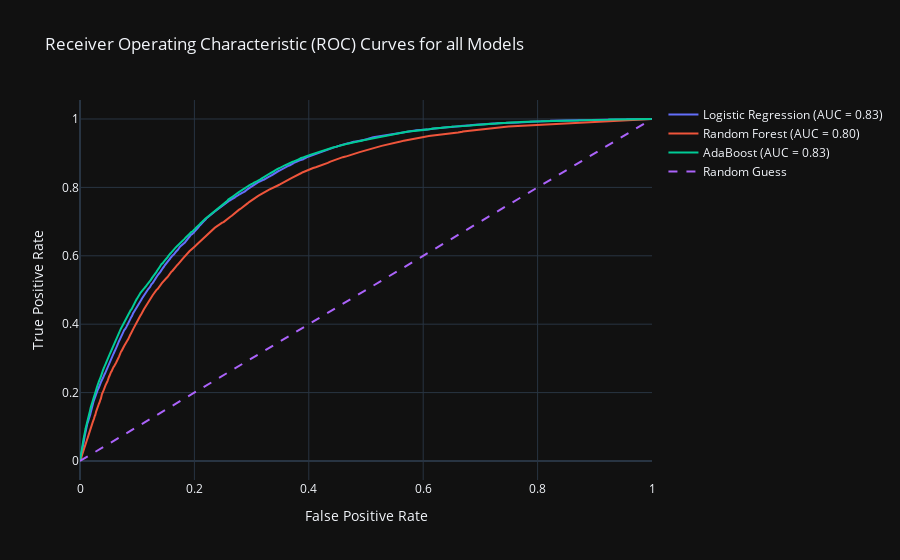

Notebook source saved alongside this figure:
### Code cell
# Plot ROC curve for all models
plot_roc_curves([logistic_model, random_forest_model, adaboost_model], ['Logistic Regression', 'Random Forest', 'AdaBoost'] , X_test, Y_test)

### Figure 1 — Plotly figure (JSON) as saved in the notebook; plotly's stock layout.template omitted (floating-point values rounded to 4 significant figures; data arrays with more than 128 entries replaced by an {"elided": "..."} marker saying what was removed)
{"data": [{"mode": "lines", "name": "Logistic Regression (AUC = 0.83)", "x": {"elided": "12251 float values"}, "y": {"elided": "12251 float values"}, "type": "scatter"}, {"mode": "lines", "name": "Random Forest (AUC = 0.80)", "x": {"elided": "1936 float values"}, "y": {"elided": "1936 float values"}, "type": "scatter"}, {"mode": "lines", "name": "AdaBoost (AUC = 0.83)", "x": {"elided": "16965 float values"}, "y": {"elided": "16965 float values"}, "type": "scatter"}, {"line": {"dash": "dash"}, "mode": "lines", "name": "Random Guess", "x": [0, 1], "y": [0, 1], "type": "scatter"}], "layout": {"title": {"text": "Receiver Operating Characteristic (ROC) Curves for all Models"}, "xaxis": {"title": {"text": "False Positive Rate"}}, "yaxis": {"title": {"text": "True Positive Rate"}}, "showlegend": true}}
